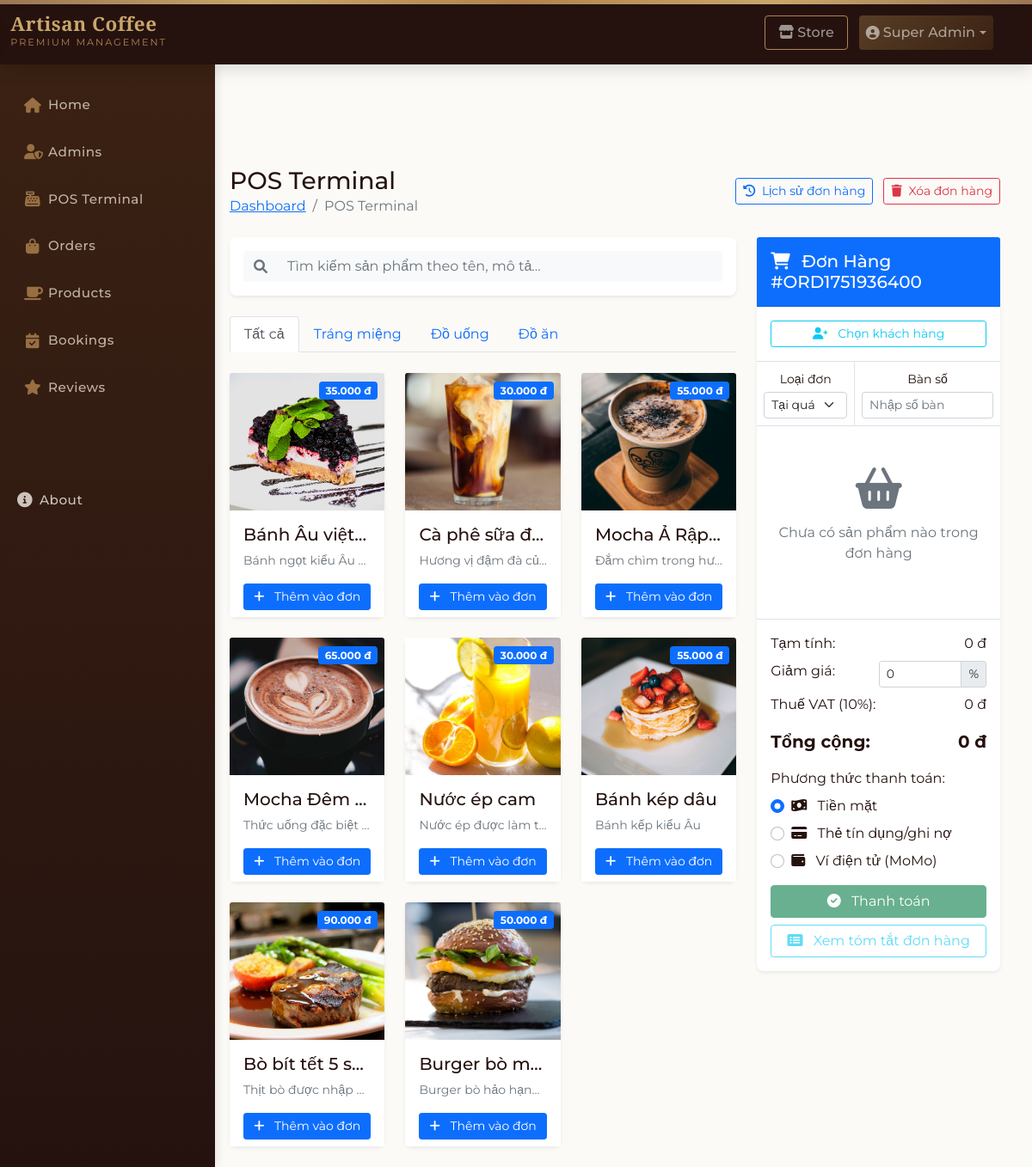
The app's page /admin-panel/pos-admins/index.php (signed in) with its own data.
### tables this page shows
CREATE TABLE IF NOT EXISTS `product` (
  `ID` int(10) NOT NULL AUTO_INCREMENT,
  `product_title` varchar(200) NOT NULL,
  `image` varchar(200) NOT NULL,
  `description` text NOT NULL,
  `price` int(10) NOT NULL,
  `created_at` timestamp NOT NULL DEFAULT current_timestamp(),
  `type` varchar(200) NOT NULL,
  PRIMARY KEY (`ID`)
);

### admin-panel/pos-admins/index.php (the view, shortened to what this page needs)
<?php
require "../../config/config.php";
try {
    $stmt = $conn->prepare("SELECT * FROM product ORDER BY type, product_title");
    $stmt->execute();
    $products = $stmt->fetchAll(PDO::FETCH_ASSOC);
    $groupedProducts = [];
    foreach ($products as $product) {
        $type = $product['type'];
        if (!isset($groupedProducts[$type])) {
            $groupedProducts[$type] = [];
        }
        $groupedProducts[$type][] = $product;
    }
} catch (PDOException $e) {
    session()->setFlash('error_message', "Lỗi khi lấy dữ liệu sản phẩm: " . $e->getMessage());
}
require "../layouts/header.php";
?>
<div class="container-fluid py-4">
    <div id="alert-container" class="position-fixed top-0 end-0 p-3" style="z-index: 1050;"></div>
    <div class="d-flex align-items-center justify-content-between mb-4">
        <div>
            <h1 class="h3 mb-0 text-gray-800">POS Terminal</h1>
            <nav aria-label="breadcrumb">
                <ol class="breadcrumb mb-0 bg-transparent p-0">
                    <li class="breadcrumb-item"><a href="<?= ADMINAPPURL ?>">Dashboard</a></li>
                    <li class="breadcrumb-item active">POS Terminal</li>
                </ol>
            </nav>
        </div>
        <div>
            <a href="<?= ADMINAPPURL ?>/orders-admins/show-orders.php" class="btn btn-sm btn-outline-primary me-2">
                <i class="fas fa-history me-1"></i> Lịch sử đơn hàng
            </a>
            <button id="clear-pos" class="btn btn-sm btn-outline-danger">
                <i class="fas fa-trash me-1"></i> Xóa đơn hàng
            </button>
        </div>
    </div>
    <div class="row">
        <div class="col-lg-8">
            <div class="card border-0 shadow-sm mb-4">
                <div class="card-body">
                    <div class="input-group">
                        <span class="input-group-text bg-light border-0">
                            <i class="fas fa-search text-muted"></i>
                        </span>
                        <input type="text" id="search-product" class="form-control bg-light border-0"
                            placeholder="Tìm kiếm sản phẩm theo tên, mô tả...">
                    </div>
                </div>
            </div>
            <ul class="nav nav-tabs mb-4" id="product-tabs" role="tablist">
                <li class="nav-item" role="presentation">
                    <button class="nav-link active" id="all-tab" data-bs-toggle="tab"
                        data-bs-target="#all" type="button" role="tab" aria-selected="true">
                        Tất cả
                    </button>
                </li>
                <?php foreach (array_keys($groupedProducts) as $type): ?>
                    <li class="nav-item" role="presentation">
                        <button class="nav-link" id="<?= htmlspecialchars($type) ?>-tab"
                            data-bs-toggle="tab" data-bs-target="#<?= htmlspecialchars($type) ?>"
                            type="button" role="tab">
                            <?php
                            $typeName = match ($type) {
                                'đồ uống', 'drink' => 'Đồ uống',
                                'food' => 'Đồ ăn',
                                'dessert' => 'Tráng miệng',
                                default => ucfirst($type)
                            };
                            echo $typeName;
                            ?>
                        </button>
                    </li>
                <?php endforeach; ?>
            </ul>
            <div class="tab-content" id="product-content">
                <div class="tab-pane fade show active" id="all" role="tabpanel">
                    <div class="row row-cols-1 row-cols-md-2 row-cols-xl-3 g-4" id="all-products">
                        <?php foreach ($products as $product): ?>
                            <div class="col product-item" data-name="<?= htmlspecialchars(strtolower($product['product_title'])) ?>"
                                data-description="<?= htmlspecialchars(strtolower($product['description'])) ?>">
                                <div class="card h-100 border-0 shadow-sm product-card" data-id="<?= $product['ID'] ?>">
                                    <div class="position-relative">
                                        <img src="<?= ADMINAPPURL ?>/../images/<?= htmlspecialchars($product['image']) ?>"
                                            class="card-img-top" alt="<?= htmlspecialchars($product['product_title']) ?>"
                                            style="height: 160px; object-fit: cover;"
                                            onerror="this.src='<?= ADMINAPPURL ?>/../images/default-product.jpg'">
                                        <div class="position-absolute top-0 end-0 p-2">
                                            <span class="badge bg-primary"><?= number_format($product['price'], 0, ',', '.') ?> đ</span>
                                        </div>
                                    </div>
                                    <div class="card-body">
                                        <h5 class="card-title text-truncate"><?= htmlspecialchars($product['product_title']) ?></h5>
                                        <p class="card-text small text-muted text-truncate"><?= htmlspecialchars($product['description']) ?></p>
                                    </div>
                                    <div class="card-footer bg-white border-0 pt-0">
                                        <button class="btn btn-primary btn-sm w-100 add-to-cart"
                                            data-id="<?= $product['ID'] ?>"
                                            data-name="<?= htmlspecialchars($product['product_title']) ?>"
                                            data-price="<?= $product['price'] ?>"
                                            data-image="<?= htmlspecialchars($product['image']) ?>">
                                            <i class="fas fa-plus me-2"></i> Thêm vào đơn
                                        </button>
                                    </div>
                                </div>
                            </div>
                        <?php endforeach; ?>
                    </div>
                </div>
            </div>
        </div>
        <div class="col-lg-4">
            <div class="card border-0 shadow-sm sticky-top" style="top: 20px; z-index: 100;">
                <div class="card-header bg-primary text-white py-3">
                    <h5 class="mb-0">
                        <i class="fas fa-shopping-cart me-2"></i>
                        Đơn Hàng #<span id="order-id"><?= $_SESSION['pos_order_id'] ?></span>
                    </h5>
                </div>
                <div class="card-body p-0">
                    <div id="select-customer-prompt" class="p-3 border-bottom">
                        <button id="select-customer-btn" class="btn btn-outline-info btn-sm w-100">
                            <i class="fas fa-user-plus me-2"></i> Chọn khách hàng
                        </button>
                    </div>
                    <div class="d-flex border-bottom">
                        <div class="p-2 flex-fill text-center border-end">
                            <label for="order-type" class="form-label small mb-1">Loại đơn</label>
                            <select id="order-type" class="form-select form-select-sm">
                                <option value="Tại quán">Tại quán</option>
                            </select>
                        </div>
                        <div class="p-2 flex-fill text-center">
                            <label for="table-number" class="form-label small mb-1">Bàn số</label>
                            <input type="text" id="table-number" class="form-control form-control-sm" placeholder="Nhập số bàn">
                        </div>
                    </div>
                    <div id="cart-items-container" style="max-height: 320px; overflow-y: auto;">
                        <ul class="list-group list-group-flush" id="cart-items">
                            <li class="list-group-item text-center py-5" id="empty-cart">
                                <div class="text-muted">
                                    <i class="fas fa-shopping-basket fa-3x mb-3"></i>
                                    <p>Chưa có sản phẩm nào trong đơn hàng</p>
                                </div>
                            </li>
                        </ul>
                    </div>
                    <div class="border-top p-3">
                        <div class="d-flex justify-content-between mb-2">
                            <span>Tạm tính:</span>
                            <span id="subtotal">0 đ</span>
                        </div>
                        <div class="d-flex justify-content-between mb-2">
                            <span>Giảm giá:</span>
                            <div class="input-group input-group-sm w-50">
                                <input type="number" class="form-control" id="discount" min="0" max="100" value="0">
                                <span class="input-group-text">%</span>
                            </div>
                        </div>
                        <div class="d-flex justify-content-between mb-3">
                            <span>Thuế VAT (10%):</span>
                            <span id="tax">0 đ</span>
                        </div>
                        <div class="d-flex justify-content-between fw-bold fs-5 mb-3">
                            <span>Tổng cộng:</span>
                            <span id="total">0 đ</span>
                        </div>
                        <div class="mb-3">
                            <label class="form-label mb-2">Phương thức thanh toán:</label>
                            <div class="payment-methods">
                                <div class="form-check mb-2">
                                    <input class="form-check-input" type="radio" name="payment-method" id="payment-cash" value="cash" checked>
                                    <label class="form-check-label" for="payment-cash">
                                        <i class="fas fa-money-bill-wave me-2"></i> Tiền mặt
                                    </label>
                                </div>
                                <div class="form-check mb-2">
                                    <input class="form-check-input" type="radio" name="payment-method" id="payment-card" value="card">
                                    <label class="form-check-label" for="payment-card">
                                        <i class="fas fa-credit-card me-2"></i> Thẻ tín dụng/ghi nợ
                                    </label>
                                </div>
                                <div class="form-check">
                                    <input class="form-check-input" type="radio" name="payment-method" id="payment-momo" value="momo">
                                    <label class="form-check-label" for="payment-momo">
                                        <i class="fas fa-wallet me-2"></i> Ví điện tử (MoMo)
                                    </label>
                                </div>
                            </div>
                        </div>
                        <button id="checkout-btn" class="btn btn-success w-100 mb-2" disabled>
                            <i class="fas fa-check-circle me-2"></i> Thanh toán
                        </button>
                        <button id="summary-btn" class="btn btn-outline-info w-100" disabled>
                            <i class="fas fa-list-alt me-2"></i> Xem tóm tắt đơn hàng
                        </button>
                    </div>
                </div>
            </div>
        </div>
    </div>
</div>
<?php require "../layouts/footer.php"; ?>

### records on screen
product: image (picture), price "35.000", product_title "Bánh Âu việt…", description "Bánh ngọt kiểu Âu…"
product: image (picture), price "30.000", product_title "Cà phê sữa đ…", description "Hương vị đậm đà c…"
product: image (picture), price "55.000", product_title "Mocha Ả Rập…", description "Đắm chìm trong hư…"
product: image (picture), price "65.000", product_title "Mocha Đêm…", description "Thức uống đặc biệt…"
product: image (picture), price "30.000", product_title "Nước ép cam", description "Nước ép được làm…"
product: image (picture), price "55.000", product_title "Bánh kép dâu", description "Bánh kếp kiểu Âu"
product: image (picture), price "90.000", product_title "Bò bít tết 5 s…", description "Thịt bò được nhập…"
product: image (picture), price "50.000", product_title "Burger bò m…", description "Burger bò hảo hạn…"

### other values on screen
$_SESSION['admin_name'] "Super Admin"
$typeName "Tráng miệng"
$typeName "Đồ uống"
$typeName "Đồ ăn"
$_SESSION['pos_order_id'] "ORD1751936400"
